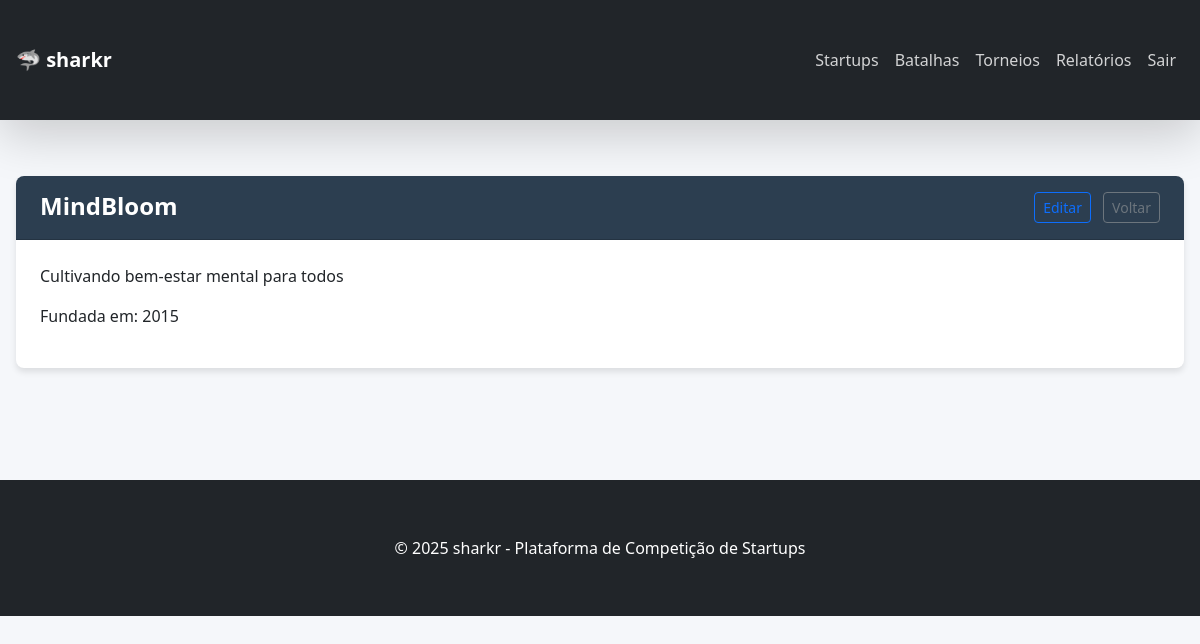
Page /startups/1 on the committed database.
### app/models/models.py (models this page shows, shortened)
class Startup(db.Model):
    __tablename__ = 'startup'
    id              = db.Column(db.Integer, primary_key=True, autoincrement=True);
    name            = db.Column(db.String(255), nullable=False);
    slogan          = db.Column(db.String(255), nullable=False);
    year            = db.Column(db.Integer, nullable=False);
    points          = db.Column(db.Integer, nullable=False);

### app/routes/startup_routes.py (the view)
@startup_bp.route('/<int:id>')
def show(id: int):
    startup = Startup.query.get_or_404(id)
    return render_template('startups/show.html', startup=startup)

### app/templates/startups/show.html (shortened to what this page needs)
{% extends 'base.html' %}
{% block content %}
<div class="card">
    <div class="card-header d-flex justify-content-between">
        <h2>{{ startup.name }}</h2>
        <div>
            <a href="{{ url_for('startup.update', id=startup.id) }}" class="btn btn-sm btn-outline-primary">Editar</a>
            <a href="{{ url_for('startup.index') }}" class="btn btn-sm btn-outline-secondary ms-2">Voltar</a>
        </div>
    </div>
    <div class="card-body">
        <p>{{ startup.slogan }}</p>
        <p>Fundada em: {{ startup.year }}</p>
    </div>
</div>
{% endblock %}

### app/static/css/startup_style.css (style rules this page uses)
:root { --primary-color: #3498db; --secondary-color: #2c3e50; --success-color: #2ecc71; --danger-color: #e74c3c; --warning-color: #f39c12; --light-bg: #f8f9fa; --card-shadow: 0 4px 6px rgba(0, 0, 0, 0.1); --hover-bg: #f1f5f9; }
body { background-color: #f5f7fa; font-family: 'Segoe UI', Tahoma, Geneva, Verdana, sans-serif; }
.card { border-radius: 0.5rem; box-shadow: var(--card-shadow); border: none; margin-bottom: 2rem; }
.card-header { background-color: var(--secondary-color); color: white; border-top-left-radius: 0.5rem !important; border-top-right-radius: 0.5rem !important; padding: 1rem 1.5rem; }
.card-header h2 { margin-bottom: 0; font-size: 1.5rem; font-weight: 600; }
.card-body { padding: 1.5rem; }

### app/static/css/base.css (style rules this page uses)
:root { --primary-color: #3498db; --secondary-color: #2c3e50; --success-color: #2ecc71; --danger-color: #e74c3c; --warning-color: #f39c12; --light-bg: #f8f9fa; }
body { background-color: #f5f7fa; font-family: 'Segoe UI', Tahoma, Geneva, Verdana, sans-serif; }
.card { border-radius: 0.5rem; box-shadow: 0 4px 6px rgba(0, 0, 0, 0.1); border: none; margin-bottom: 2rem; }
.card-header { background-color: var(--secondary-color); color: white; border-top-left-radius: 0.5rem !important; border-top-right-radius: 0.5rem !important; padding: 1rem 1.5rem; }
.card-header h2 { margin-bottom: 0; font-size: 1.5rem; font-weight: 600; }
.card-body { padding: 1.5rem; }

### rows in the picture
Startup: name "MindBloom", slogan "Cultivando bem-estar mental para todos", year "2015"
